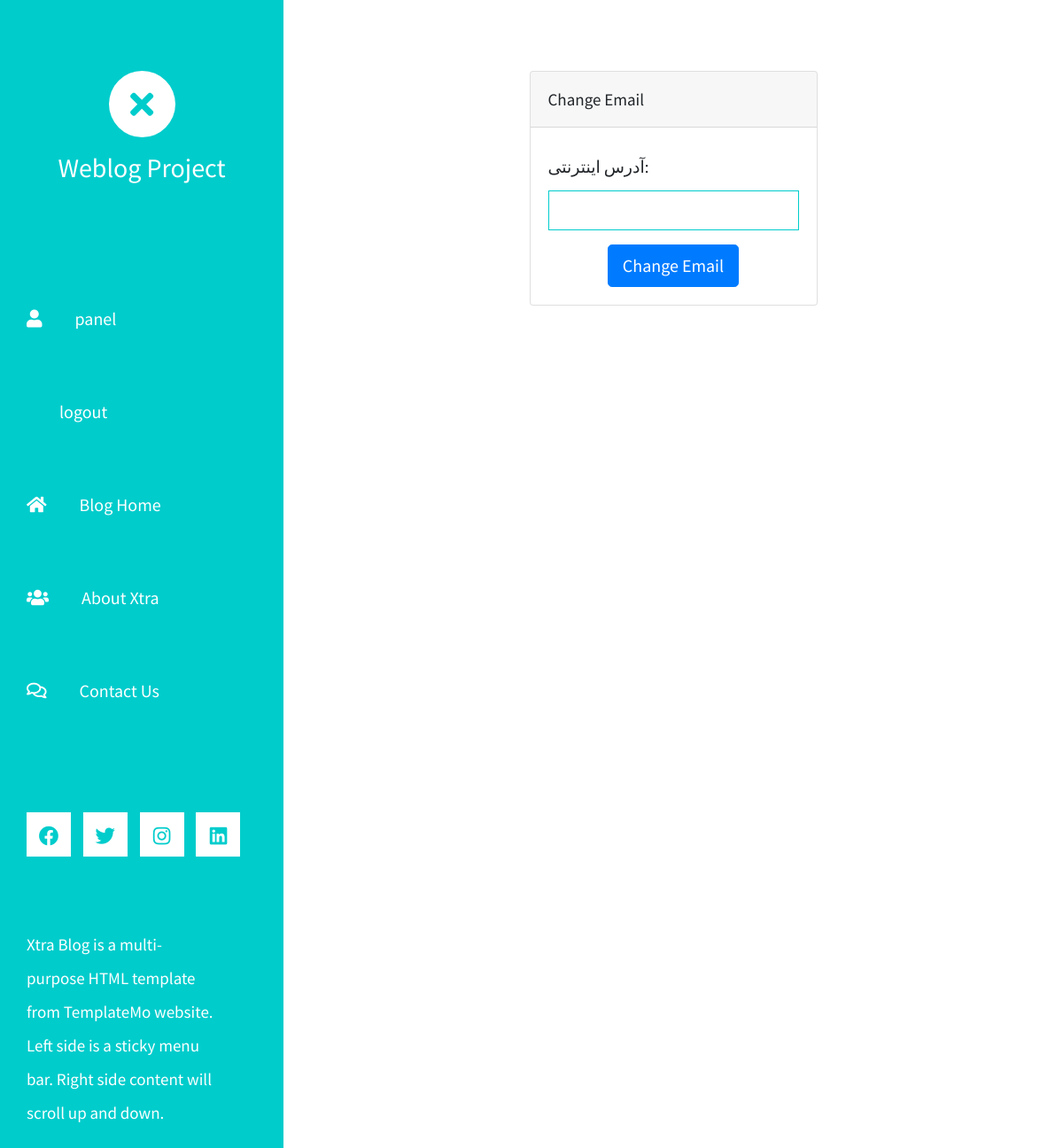
Before: /panel/change/email/ (signed in) with the older database file.
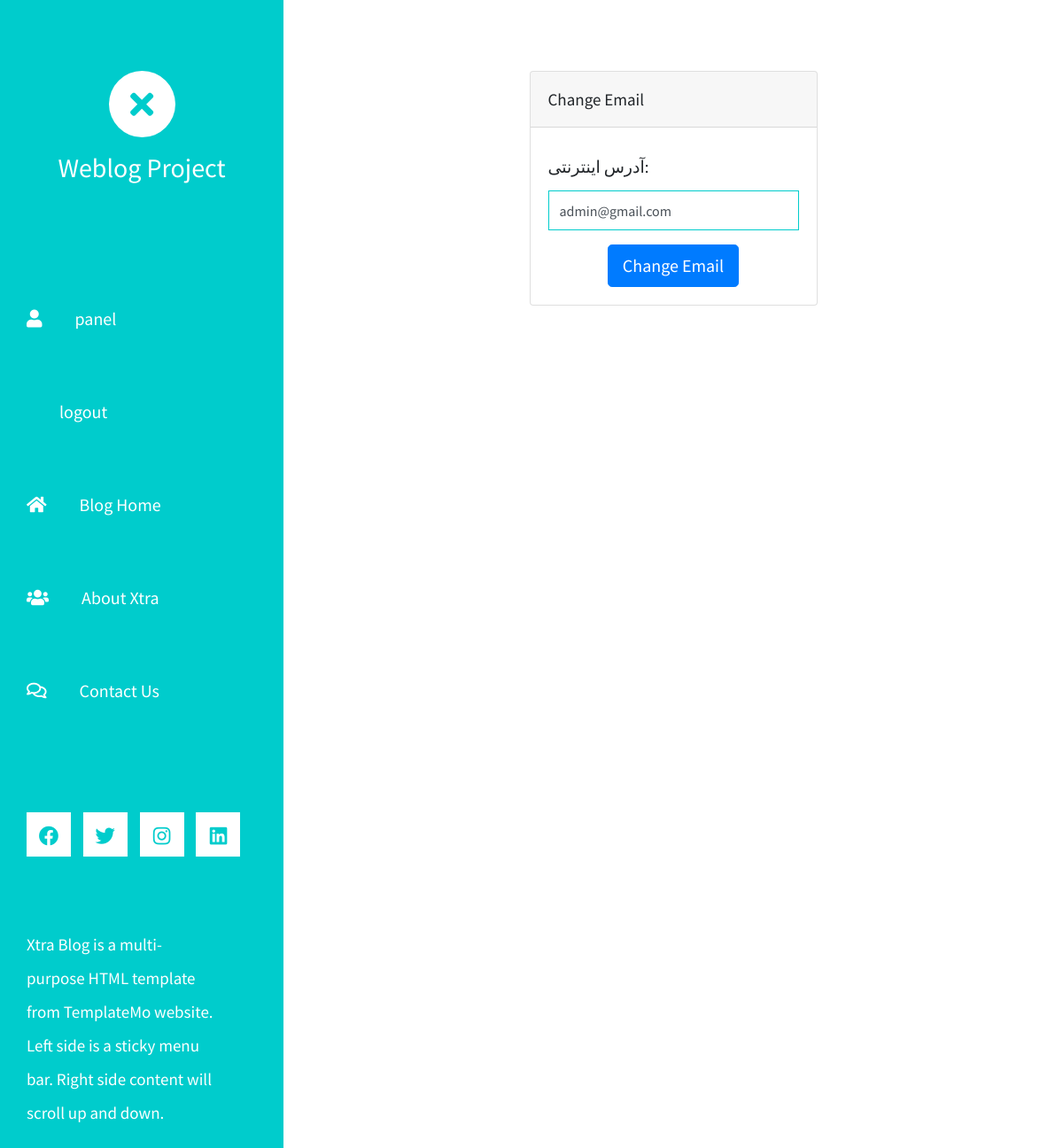
After: the same page with the newer database file.
### panel/models.py (models this page shows, shortened)
class User(PermissionsMixin, AbstractBaseUser):
    username = models.CharField(_('نام کاربری'), max_length=60, validators=[username_validation],
        unique=True, blank=True, null=True
    )
    phone = models.CharField(_("شماره همراه"), max_length=11, unique=True, validators=[phone_validataion])
    email = models.EmailField(_("آدرس اینترنتی"), max_length=60, unique=True, blank=True, null=True)
    is_admin = models.BooleanField(default=False)
    is_active = models.BooleanField(default=True)
    phone_verified = models.BooleanField(default=False)
    email_verified = models.BooleanField(default=False)
    created = models.DateTimeField(auto_now_add=True)
    USERNAME_FIELD = 'phone'
    REQUIRED_FIELDS = ['username', 'email']
    objects = UserManagerConfig()
    class Meta:
        verbose_name = 'کاربر'
        verbose_name_plural = 'کاربران'

### panel/views.py (the view, shortened to what this page needs)
# urls.py: path('email/', views.ChangeEmailUser.as_view(), name='change_email'),
class ChangeEmailUser(MyLoginRequiredMixin, View):
    template_name = 'panel/change_email.html'
    form_class = ChangeEmailForm
    def get(self, request):
        form = self.form_class(instance=request.user)
        return render(request, self.template_name, {'form':form})

### panel/forms.py (shortened to what this page needs)
class ChangeEmailForm(forms.ModelForm):
    class Meta:
        model = User
        fields = ('email',)
        widgets = {
            'email':forms.EmailInput(attrs={'class':'form-control'})
        }

### panel/mixins.py (called while the page is built)
    def dispatch(self, request, *args, **kwargs):
        if not request.user.is_authenticated:
            next_url = request.GET.get('next', request.path)
            messages.error(request, "You should login first!")
            return redirect(f'{reverse("panel:login")}?next={next_url}')
        return super().dispatch(request, *args, **kwargs)

### panel/templates/panel/change_email.html (shortened to what this page needs)
{% extends 'base.html' %}
{% block body %}
<div class="mx-auto card mx-auto col-md-6" style="padding: 0px;">
    <div class="card-header">Change Email</div>
    <form class="card-body" action="" method="post">
        {% for field in form %}
            <div class="fieldWrapper">
                <div class="label_and_error">
                    <div class="label_form_side">
                        {{ field.label_tag }}
                    </div>
                </div>
                <div>{{ field }}</div>
            </div>
        {% endfor %}
        <div class="d-flex justify-content-center align-items-center">
            <input type="submit" value="Change Email" class="btn btn-primary btn-lg mt-3">
        </div>
    </form>
</div>
{% endblock %}

Changed rows visible on the page:
changed User: email (not shown) → "admin@gmail.com"
